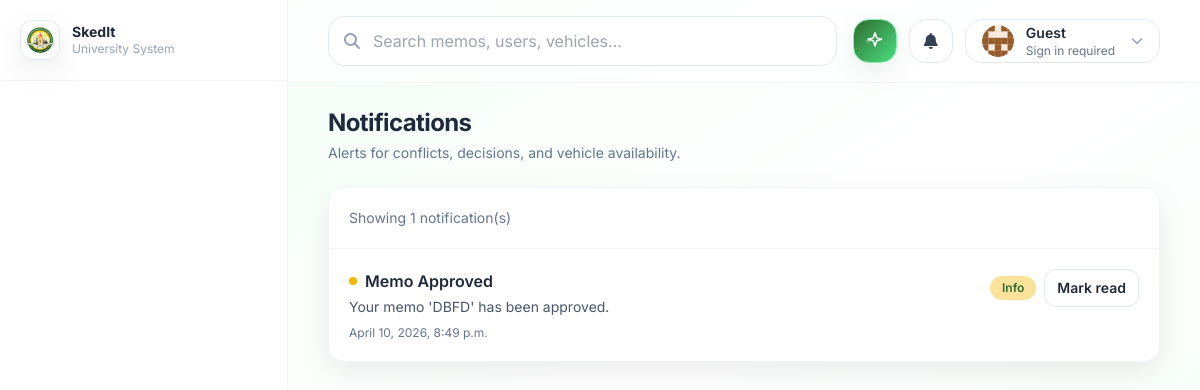
/notifications/, run on an earlier commit of the app's database.
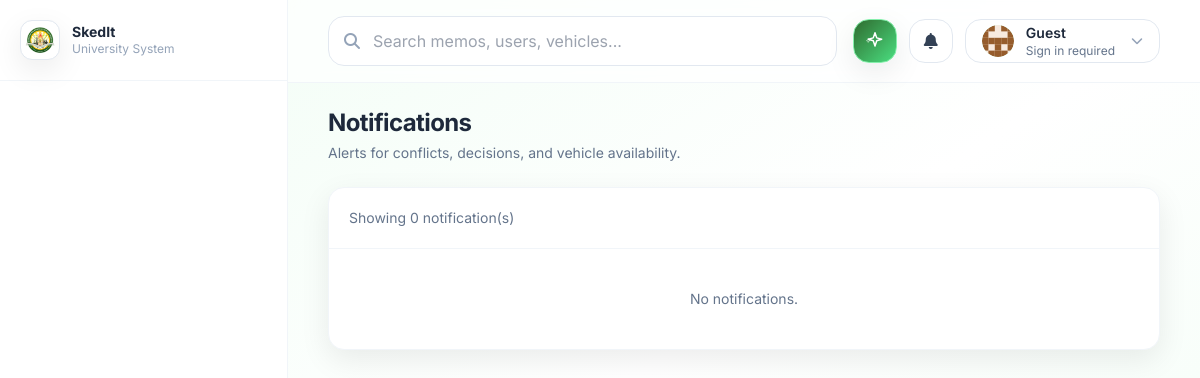
And on a later commit of the database.
### notifications/models.py (models this page shows, shortened)
class Notification(models.Model):
    class Severity(models.TextChoices):
        INFO = "info", "Info"
        WARNING = "warning", "Warning"
        DANGER = "danger", "Danger"
    user = models.ForeignKey(
        settings.AUTH_USER_MODEL, on_delete=models.CASCADE, related_name="notifications"
    )
    title = models.CharField(max_length=200)
    message = models.TextField(blank=True)
    severity = models.CharField(max_length=10, choices=Severity.choices, default=Severity.INFO)
    is_read = models.BooleanField(default=False)
    created_at = models.DateTimeField(default=timezone.now, editable=False)
    class Meta:
        ordering = ["-created_at"]
        indexes = [
            models.Index(fields=["user", "is_read", "created_at"]),
        ]

### notifications/views.py (the view)
# urls.py: path("", views.notification_list, name="notification_list"),
def notification_list(request):
    if request.user.is_authenticated:
        notifications = Notification.objects.filter(user=request.user)[:50]
    else:
        notifications = Notification.objects.all()[:50]
    return render(
        request,
        "notifications/notification_list.html",
        {"notifications": notifications},
    )

### notifications/context_processors.py (called while the page is built, shortened)
def unread_notifications(request):
    user = getattr(request, "user", None)
    if not user or not getattr(user, "is_authenticated", False):
        return {
            "unread_notifications_count": 0,
            "recent_notifications": [],
        }

### notifications/templates/notifications/notification_list.html (shortened to what this page needs)
{% extends "base.html" %}
{% block content %}
<div class="flex items-center justify-between gap-4">
  <div>
    <h1 class="text-2xl font-bold tracking-tight">Notifications</h1>
    <p class="text-sm text-slate-500 mt-1">Alerts for conflicts, decisions, and vehicle availability.</p>
  </div>
</div>
<div class="mt-6 rounded-2xl bg-white border border-slate-100 shadow-soft overflow-hidden">
  <div class="p-5 border-b border-slate-100 text-sm text-slate-500">
    Showing {{ notifications|length }} notification(s)
  </div>
  <div class="divide-y divide-slate-100">
    {% for n in notifications %}
      <div class="p-5 hover:bg-green-50/40 transition">
        <div class="flex items-start justify-between gap-4">
          <div>
            <div class="font-semibold flex items-center gap-2">
              {% if not n.is_read %}
                <span class="inline-block h-2 w-2 rounded-full bg-uniGold"></span>
              {% endif %}
              <span>{{ n.title }}</span>
            </div>
            <div class="text-sm text-slate-600 mt-1">{{ n.message }}</div>
            <div class="text-xs text-slate-500 mt-2">{{ n.created_at }}</div>
          </div>
          <div class="flex items-center gap-2">
            <span class="px-3 py-1 rounded-full text-xs font-semibold bg-uniGold/40 text-uniGreen">{{ n.get_severity_display }}</span>
            {% if not n.is_read %}
              <form method="post" action="{% url 'notifications:notification_mark_read' n.pk %}">
                <button class="px-3 py-2 rounded-xl bg-white border border-slate-200 text-sm font-semibold hover:border-uniGold transition" type="submit">Mark read</button>
              </form>
            {% endif %}
          </div>
        </div>
      </div>
    {% empty %}
      <div class="p-10 text-center text-sm text-slate-500">No notifications.</div>
    {% endfor %}
  </div>
</div>
{% endblock %}

What changed in the data, as far as the page shows it:
removed Notification: is_read False (drawn), title "Memo Approved", message "Your memo 'DBFD' has been approved.", created_at "April 10, 2026, 8:49 p.m.", severity "Info"
Also different on the page:
{{ notifications|length }}: "1" → "0"
text now shown: "No notifications."
